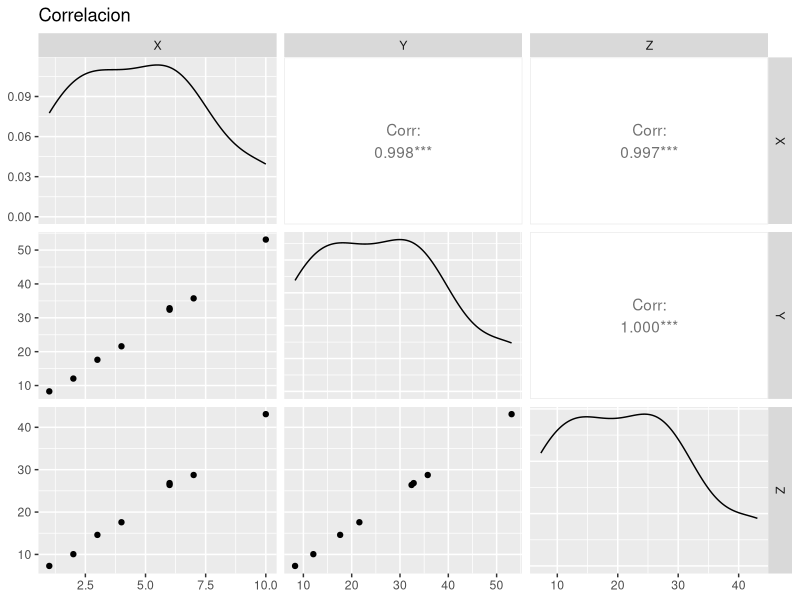

This figure's R source:
## ---- chunk 1
knitr::opts_chunk$set(echo = TRUE)
## ---- chunk 2
datos = read.csv2("datos.csv", dec = ".")
## ---- chunk 3
library(dplyr)
datos2 = datos %>% 
  mutate(Z = Y-X)
## ---- chunk 4
library(GGally)
ggpairs(datos2, title="Correlacion")
## ---- chunk 5
library(kableExtra)
modelo = lm(Y ~ X, data = datos)
kable(modelo$coefficients)
